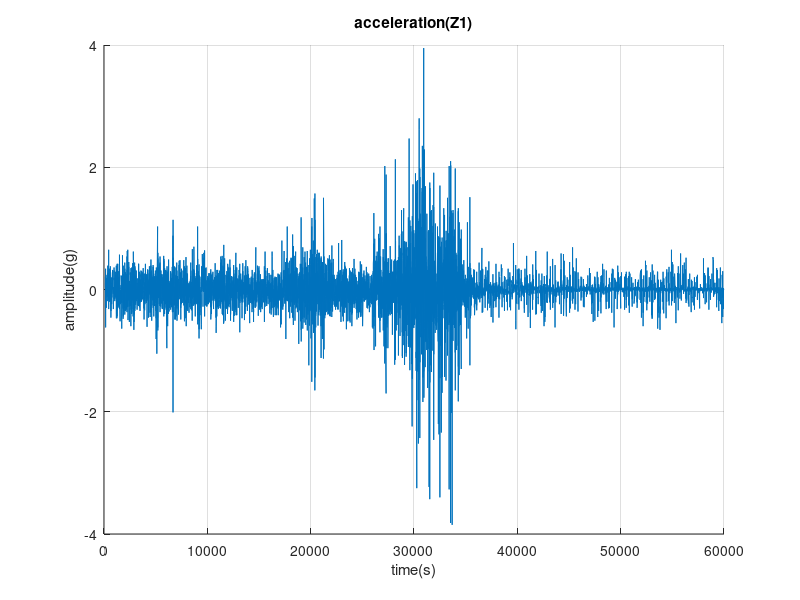
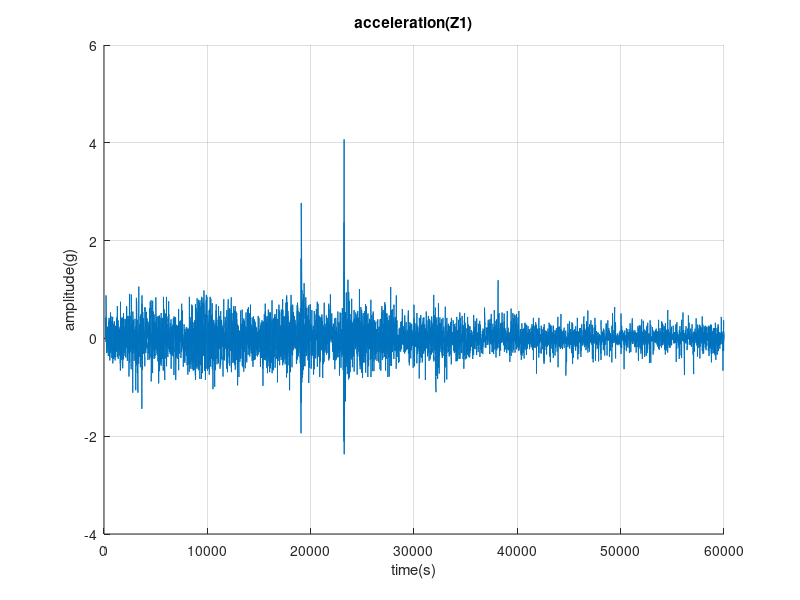

Source code (MATLAB) for these figures, in order:
clc
a=csvread('one.csv',1,0);
b=csvread('two.csv',1,0);
figure(1);
grid on
hold on
plot(a(2:end,1),a(2:end,5));
title('acceleration(Z1)');
xlabel('time(s)');
ylabel('amplitude(g)');
figure(2);
hold on
grid on
plot(b(2:end,1),b(2:end,5));
title('acceleration(Z1)');
xlabel('time(s)');
ylabel('amplitude(g)');